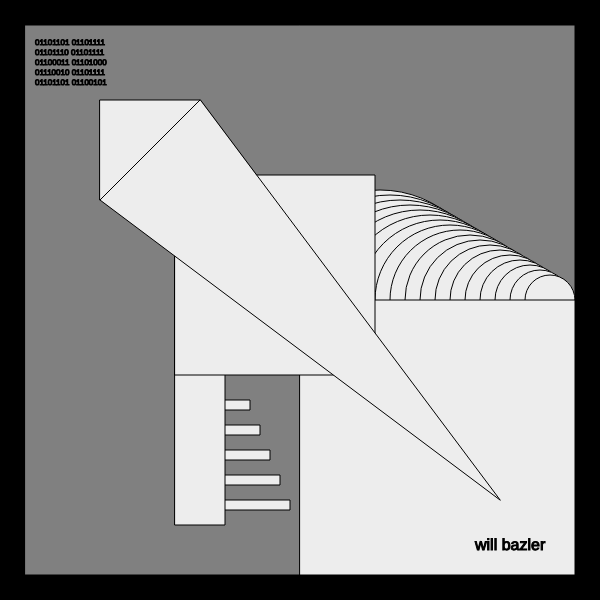
Frame 1 (no input)
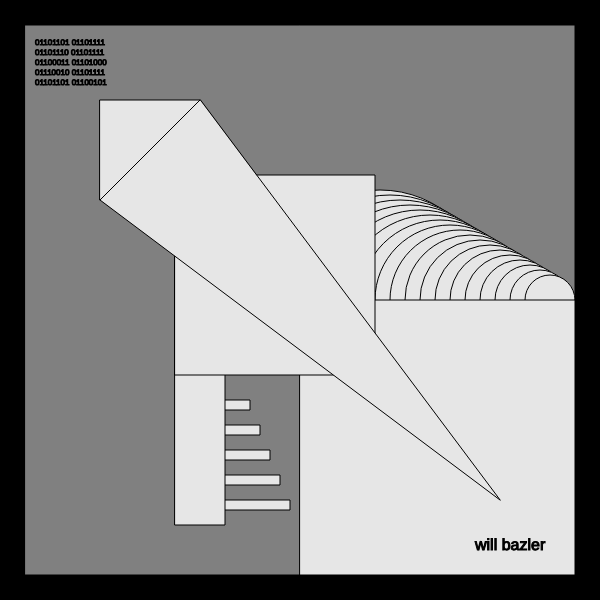
Frame 60 (no input)
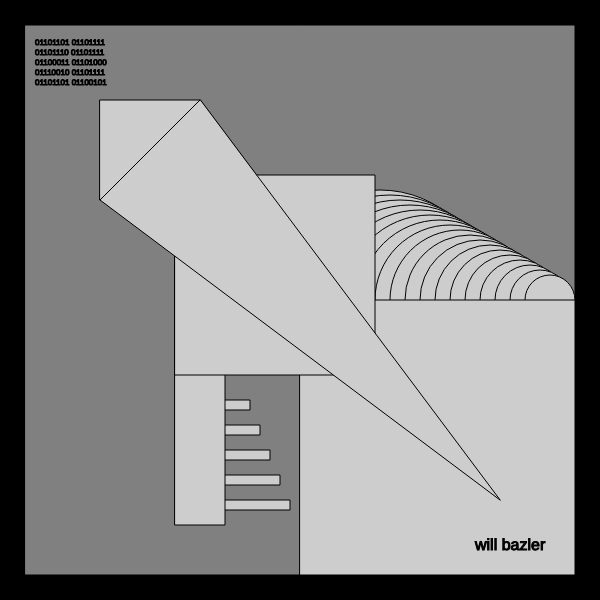
Frame 120 (the mouse pressed at the canvas centre since frame 60)

The p5.js sketch that drew these frames (run headless with seeded random() and noise() and a simulated clock; from frame 60 on, the mouse is pressed at the canvas centre):

// p5.js sketch
// ── sketch.js
var c;

function setup() {
  createCanvas(600, 600);
}

function draw() {
  background(0);
  
  fill(128);
  stroke(0)
  
  square(25,25,550)
  
  c = random(192,255)
  
  fill(c);
  stroke(0)
  
  circle(380,300,220)
  circle(390,300,210)
  circle(400,300,200)
  circle(410,300,190)
  circle(420,300,180)
  circle(430,300,170)
  circle(440,300,160)
  circle(450,300,150)
  circle(460,300,140)
  circle(470,300,130)
  circle(480,300,120)
  circle(490,300,110)
  circle(500,300,100)
  circle(510,300,90)
   circle(520,300,80)
   circle(530,300,70)
  circle(540,300,60)
  circle(550,300,50)
  
  rect(180,400,70,10)
  rect(180,425,80,10)
  rect(180,450,90,10)
  rect(180,475,100,10)
  rect(180,500,110,10)
  
  rect(175,175,50,350)
  

  square(300,300,275)
  
  square(100,100,100)
  square(175,175,200)
 
  triangle(500,500,100,200,200,100)
  
  fill(0)
 textSize(16);
 text('will bazler', 475, 550);
  
  textSize(8);
 text('01101101 01101111', 35,45)
  text('01101110 01101111', 35,55)
  text('01100011 01101000', 35,65)
  text('01110010 01101111', 35,75)
  text('01101101 01100101', 35,85)
  
      
      
      
      
  
  
}
